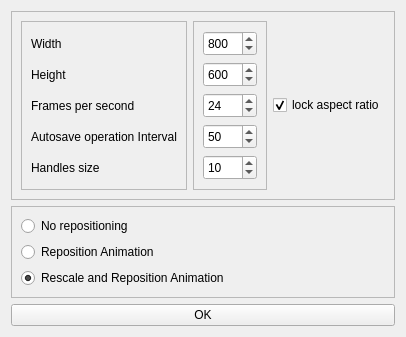
<?xml version="1.0" encoding="UTF-8"?>
<ui version="4.0">
 <class>animationOptions</class>
 <widget class="QWidget" name="animationOptions">
  <property name="geometry">
   <rect>
    <x>0</x>
    <y>0</y>
    <width>400</width>
    <height>304</height>
   </rect>
  </property>
  <property name="windowTitle">
   <string>Form</string>
  </property>
  <layout class="QVBoxLayout" name="verticalLayout_3">
   <item>
    <widget class="QFrame" name="frame_3">
     <property name="frameShape">
      <enum>QFrame::StyledPanel</enum>
     </property>
     <property name="frameShadow">
      <enum>QFrame::Raised</enum>
     </property>
     <layout class="QHBoxLayout" name="horizontalLayout_2">
      <item>
       <widget class="QFrame" name="frame">
        <property name="frameShape">
         <enum>QFrame::StyledPanel</enum>
        </property>
        <property name="frameShadow">
         <enum>QFrame::Raised</enum>
        </property>
        <layout class="QVBoxLayout" name="verticalLayout_2">
         <item>
          <widget class="QLabel" name="label">
           <property name="minimumSize">
            <size>
             <width>0</width>
             <height>25</height>
            </size>
           </property>
           <property name="maximumSize">
            <size>
             <width>16777215</width>
             <height>25</height>
            </size>
           </property>
           <property name="text">
            <string>Width</string>
           </property>
          </widget>
         </item>
         <item>
          <widget class="QLabel" name="label_2">
           <property name="minimumSize">
            <size>
             <width>0</width>
             <height>25</height>
            </size>
           </property>
           <property name="maximumSize">
            <size>
             <width>16777215</width>
             <height>25</height>
            </size>
           </property>
           <property name="text">
            <string>Height</string>
           </property>
          </widget>
         </item>
         <item>
          <widget class="QLabel" name="label_3">
           <property name="minimumSize">
            <size>
             <width>0</width>
             <height>25</height>
            </size>
           </property>
           <property name="maximumSize">
            <size>
             <width>16777215</width>
             <height>25</height>
            </size>
           </property>
           <property name="text">
            <string>Frames per second</string>
           </property>
          </widget>
         </item>
         <item>
          <widget class="QLabel" name="label_4">
           <property name="minimumSize">
            <size>
             <width>0</width>
             <height>25</height>
            </size>
           </property>
           <property name="text">
            <string>Autosave operation Interval</string>
           </property>
          </widget>
         </item>
         <item>
          <widget class="QLabel" name="label_5">
           <property name="minimumSize">
            <size>
             <width>0</width>
             <height>25</height>
            </size>
           </property>
           <property name="text">
            <string>Handles size</string>
           </property>
          </widget>
         </item>
         <item>
          <spacer name="verticalSpacer_2">
           <property name="orientation">
            <enum>Qt::Vertical</enum>
           </property>
           <property name="sizeHint" stdset="0">
            <size>
             <width>20</width>
             <height>40</height>
            </size>
           </property>
          </spacer>
         </item>
        </layout>
       </widget>
      </item>
      <item>
       <widget class="QFrame" name="frame_2">
        <property name="frameShape">
         <enum>QFrame::StyledPanel</enum>
        </property>
        <property name="frameShadow">
         <enum>QFrame::Raised</enum>
        </property>
        <layout class="QVBoxLayout" name="verticalLayout">
         <item>
          <widget class="QSpinBox" name="widthSpinbox">
           <property name="minimumSize">
            <size>
             <width>0</width>
             <height>25</height>
            </size>
           </property>
           <property name="maximumSize">
            <size>
             <width>16777215</width>
             <height>25</height>
            </size>
           </property>
           <property name="minimum">
            <number>1</number>
           </property>
           <property name="maximum">
            <number>3000</number>
           </property>
           <property name="value">
            <number>800</number>
           </property>
          </widget>
         </item>
         <item>
          <widget class="QSpinBox" name="heightSpinbox">
           <property name="minimumSize">
            <size>
             <width>0</width>
             <height>25</height>
            </size>
           </property>
           <property name="maximumSize">
            <size>
             <width>16777215</width>
             <height>25</height>
            </size>
           </property>
           <property name="minimum">
            <number>1</number>
           </property>
           <property name="maximum">
            <number>3000</number>
           </property>
           <property name="value">
            <number>600</number>
           </property>
          </widget>
         </item>
         <item>
          <widget class="QSpinBox" name="fpsSpinbox">
           <property name="minimumSize">
            <size>
             <width>0</width>
             <height>25</height>
            </size>
           </property>
           <property name="maximumSize">
            <size>
             <width>16777215</width>
             <height>25</height>
            </size>
           </property>
           <property name="value">
            <number>24</number>
           </property>
          </widget>
         </item>
         <item>
          <widget class="QSpinBox" name="autoSaveSpinbox">
           <property name="minimumSize">
            <size>
             <width>0</width>
             <height>25</height>
            </size>
           </property>
           <property name="value">
            <number>50</number>
           </property>
          </widget>
         </item>
         <item>
          <widget class="QSpinBox" name="handlesSizeSpinBox">
           <property name="minimumSize">
            <size>
             <width>0</width>
             <height>25</height>
            </size>
           </property>
           <property name="minimum">
            <number>3</number>
           </property>
           <property name="value">
            <number>10</number>
           </property>
          </widget>
         </item>
         <item>
          <spacer name="verticalSpacer">
           <property name="orientation">
            <enum>Qt::Vertical</enum>
           </property>
           <property name="sizeHint" stdset="0">
            <size>
             <width>20</width>
             <height>40</height>
            </size>
           </property>
          </spacer>
         </item>
        </layout>
       </widget>
      </item>
      <item>
       <widget class="QCheckBox" name="lockAspectRatioCheckbox">
        <property name="text">
         <string>lock aspect ratio</string>
        </property>
        <property name="checked">
         <bool>true</bool>
        </property>
       </widget>
      </item>
     </layout>
    </widget>
   </item>
   <item>
    <widget class="QFrame" name="frame_4">
     <property name="frameShape">
      <enum>QFrame::StyledPanel</enum>
     </property>
     <property name="frameShadow">
      <enum>QFrame::Raised</enum>
     </property>
     <layout class="QVBoxLayout" name="verticalLayout_4">
      <item>
       <widget class="QRadioButton" name="noneBtn">
        <property name="text">
         <string>No repositioning</string>
        </property>
       </widget>
      </item>
      <item>
       <widget class="QRadioButton" name="repositionBtn">
        <property name="text">
         <string>Reposition Animation</string>
        </property>
       </widget>
      </item>
      <item>
       <widget class="QRadioButton" name="rescaleAndRepositionBtn">
        <property name="text">
         <string>Rescale and Reposition Animation</string>
        </property>
        <property name="checked">
         <bool>true</bool>
        </property>
       </widget>
      </item>
     </layout>
    </widget>
   </item>
   <item>
    <widget class="QPushButton" name="okBtn">
     <property name="text">
      <string>OK</string>
     </property>
    </widget>
   </item>
  </layout>
 </widget>
 <resources/>
 <connections/>
</ui>
